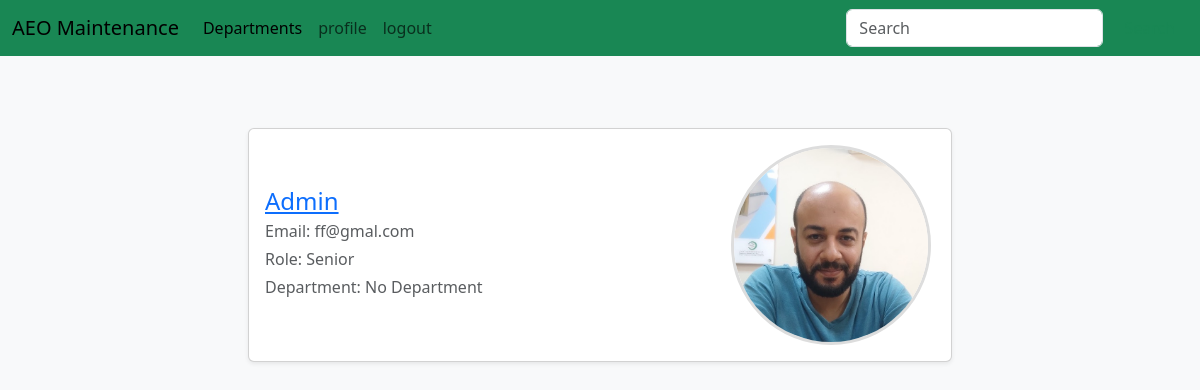
/users/1 (signed in), run on an earlier commit of the app's database.
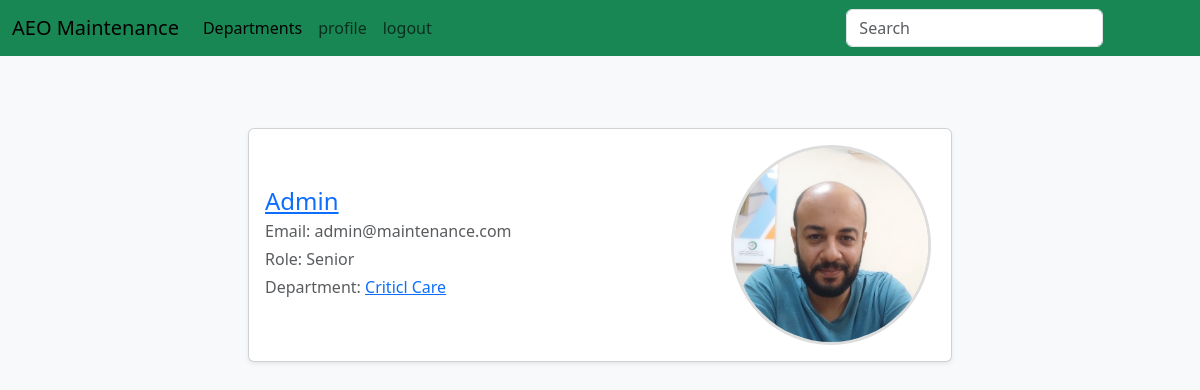
And on a later commit of the database.
### maintenance_system/models.py (models this page shows, shortened)
class User(db.Model, UserMixin):
	id = db.Column(db.Integer, primary_key=True)
	username = db.Column(db.String(80), unique=True)
	email = db.Column(db.String(120), unique=True)
	password = db.Column(db.String(120))
	rank = db.Column(db.String(120), default="Junior")
	profile_pic = db.Column(db.String(120), default="default.jpg")
	department_id = db.Column(db.Integer, db.ForeignKey('department.id'))
	machines = db.relationship('Machine', backref='user', lazy=True)
	hospitals = db.relationship('Hospital', secondary='user_hospital', backref='users', lazy='dynamic')

class Department(db.Model):
	id = db.Column(db.Integer, primary_key=True)
	name = db.Column(db.String(80), unique=True)
	members = db.relationship('User', backref='department', lazy=True)
	devices = db.relationship('Device', backref='department', lazy=True)

### maintenance_system/Main/routes.py (the view)
@main.route('/<path:path>', methods=['GET'])
def catch_all(path):
    return f"Caught route: {path}", 404

### maintenance_system/User/routes.py (called while the page is built)
@login_required
@usersbp.route('/users/<int:id>')
def user(id):
    if not current_user.is_authenticated:
        return redirect(url_for('usersbp.login'))
    user = User.query.get_or_404(id)
    return render_template('user.html', user=user)

### maintenance_system/models.py (called while the page is built)
@login_manager.user_loader
def load_user(user_id):
	return User.query.get(int(user_id))

### maintenance_system/Templates/user.html
{% extends "layout.html"%}
{% block content %}
<div class="row justify-content-center">
	<div class="col-md-8 col-lg-8 mt-4 mb-4">
		<div class="card p-3 shadow-sm">
			<div class="row align-items-center">
				<div class="col-md-8 col-12">
					<a href="{{url_for('usersbp.user', id=user.id)}}">
						<h4 class="mb-1">{{user.username}}</h4>
					</a>
					<p class="text-muted mb-1">Email: {{user.email}}</p>
					<p class="text-muted mb-1">Role: {{user.rank}}</p>
					{% if user.department %}
					<p class="text-muted mb-1">Department: <a href="{{ url_for('devicesbp.devices', department_id=user.department_id) }}">{{user.department.name}}</a>
					</p>
					{% else %}
					<p class="text-muted mb-1">Department: No Department</p>
					{% endif %}
				</div>
				<div class="col-md-4 col-12 text-center">
					<img src="{{ url_for('static', filename='images/profile.jpg')}}" alt="User Photo"
						class="rounded-photo">
				</div>
			</div>
		</div>
	</div>
</div>
{% endblock%}

What changed in the data, as far as the page shows it:
changed User "Admin": email "ff@gmal.com" → "admin@maintenance.com"; department_id empty → 1 (drawn)
now on this page (row unchanged): Department: department.name "Criticl Care"
Also different on the page:
text no longer shown: "Department: No Department"
text now shown: "Department:"
